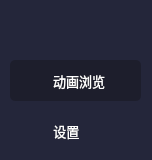
           <widget class="QFrame" name="frame_choice">
            <property name="minimumSize">
             <size>
              <width>152</width>
              <height>0</height>
             </size>
            </property>
            <property name="styleSheet">
             <string notr="true">QFrame{
	background-color: rgb(36, 38, 58);
	border-bottom-left-radius:15px;
border-top-left-radius:15px;
}</string>
            </property>
            <property name="frameShape">
             <enum>QFrame::StyledPanel</enum>
            </property>
            <property name="frameShadow">
             <enum>QFrame::Raised</enum>
            </property>
            <widget class="QPushButton" name="pushButton_view">
             <property name="geometry">
              <rect>
               <x>10</x>
               <y>60</y>
               <width>131</width>
               <height>41</height>
              </rect>
             </property>
             <property name="font">
              <font>
               <family>Microsoft YaHei UI</family>
               <pointsize>10</pointsize>
              </font>
             </property>
             <property name="styleSheet">
              <string notr="true">QPushButton{
	background-color: rgba(0, 0, 0, 0);
	color:rgb(255,255,255);
	border-radius:5px;
	border:none;
}
QPushButton:hover {
	background-color: rgb(29,30,44);
padding-bottom:5px;
}
QPushButton:checked{
    background-color: rgb(29,30,44);
}</string>
             </property>
             <property name="text">
              <string>  动画浏览</string>
             </property>
             <property name="icon">
              <iconset resource="../res1/res.qrc">
               <normaloff>:/图标/显示.png</normaloff>:/图标/显示.png</iconset>
             </property>
             <property name="iconSize">
              <size>
               <width>22</width>
               <height>22</height>
              </size>
             </property>
             <property name="checkable">
              <bool>true</bool>
             </property>
             <property name="checked">
              <bool>true</bool>
             </property>
             <property name="autoExclusive">
              <bool>true</bool>
             </property>
            </widget>
            <widget class="QPushButton" name="pushButton_settings">
             <property name="geometry">
              <rect>
               <x>10</x>
               <y>110</y>
               <width>131</width>
               <height>41</height>
              </rect>
             </property>
             <property name="font">
              <font>
               <family>Microsoft YaHei UI</family>
               <pointsize>10</pointsize>
              </font>
             </property>
             <property name="styleSheet">
              <string notr="true">QPushButton{
	background-color: rgba(0, 0, 0, 0);
	color:rgb(255,255,255);
	border-radius:5px;
	border:none;
}
QPushButton:hover {
	background-color: rgb(29,30,44);
padding-bottom:5px;
}
QPushButton:checked{
    background-color: rgb(29,30,44);
}</string>
             </property>
             <property name="text">
              <string>  设置       </string>
             </property>
             <property name="icon">
              <iconset resource="../res1/res.qrc">
               <normaloff>:/图标/设置2.png</normaloff>:/图标/设置2.png</iconset>
             </property>
             <property name="iconSize">
              <size>
               <width>22</width>
               <height>22</height>
              </size>
             </property>
             <property name="checkable">
              <bool>true</bool>
             </property>
             <property name="checked">
              <bool>false</bool>
             </property>
             <property name="autoExclusive">
              <bool>true</bool>
             </property>
            </widget>
            <widget class="QFrame" name="frame_top">
             <property name="geometry">
              <rect>
               <x>0</x>
               <y>0</y>
               <width>111</width>
               <height>41</height>
              </rect>
             </property>
             <property name="frameShape">
              <enum>QFrame::StyledPanel</enum>
             </property>
             <property name="frameShadow">
              <enum>QFrame::Raised</enum>
             </property>
             <layout class="QHBoxLayout" name="horizontalLayout_2">
              <property name="spacing">
               <number>0</number>
              </property>
              <item alignment="Qt::AlignLeft">
               <widget class="QPushButton" name="pushButton_min">
                <property name="minimumSize">
                 <size>
                  <width>0</width>
                  <height>30</height>
                 </size>
                </property>
                <property name="maximumSize">
                 <size>
                  <width>16777215</width>
                  <height>500</height>
                 </size>
                </property>
                <property name="styleSheet">
                 <string notr="true">QPushButton{
border:none;
}
QPushButton:hover
{
padding-bottom:5px;
}</string>
                </property>
                <property name="text">
                 <string/>
                </property>
                <property name="icon">
                 <iconset resource="../res1/res.qrc">
                  <normaloff>:/图标/最小化2-02.png</normaloff>:/图标/最小化2-02.png</iconset>
                </property>
                <property name="iconSize">
                 <size>
                  <width>24</width>
                  <height>24</height>
                 </size>
                </property>
               </widget>
              </item>
              <item alignment="Qt::AlignLeft">
               <widget class="QPushButton" name="pushButton_max">
                <property name="minimumSize">
                 <size>
                  <width>0</width>
                  <height>30</height>
                 </size>
                </property>
                <property name="styleSheet">
                 <string notr="true">QPushButton{
border:none;
}
QPushButton:hover
{
padding-bottom:5px;
}</string>
                </property>
                <property name="text">
                 <string/>
                </property>
                <property name="icon">
                 <iconset resource="../res1/res.qrc">
                  <normaloff>:/图标/24.全屏_最大化.png</normaloff>:/图标/24.全屏_最大化.png</iconset>
                </property>
                <property name="iconSize">
                 <size>
                  <width>23</width>
                  <height>23</height>
                 </size>
                </property>
               </widget>
              </item>
              <item alignment="Qt::AlignLeft">
               <widget class="QPushButton" name="pushButton_close">
                <property name="minimumSize">
                 <size>
                  <width>0</width>
                  <height>30</height>
                 </size>
                </property>
                <property name="styleSheet">
                 <string notr="true">QPushButton{
border:none;
}
QPushButton:hover
{
padding-bottom:5px;
}</string>
                </property>
                <property name="text">
                 <string/>
                </property>
                <property name="icon">
                 <iconset resource="../res1/res.qrc">
                  <normaloff>:/图标/关闭.png</normaloff>:/图标/关闭.png</iconset>
                </property>
                <property name="iconSize">
                 <size>
                  <width>25</width>
                  <height>25</height>
                 </size>
                </property>
               </widget>
              </item>
             </layout>
            </widget>
           </widget>
